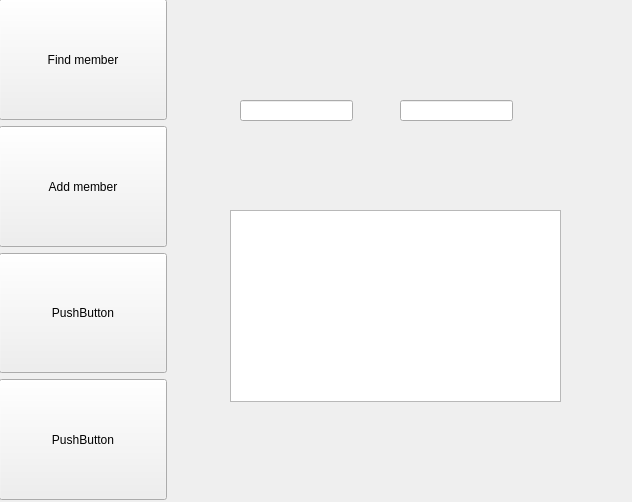
<?xml version="1.0" encoding="UTF-8"?>
<ui version="4.0">
 <class>MainWindow</class>
 <widget class="QMainWindow" name="MainWindow">
  <property name="geometry">
   <rect>
    <x>0</x>
    <y>0</y>
    <width>632</width>
    <height>502</height>
   </rect>
  </property>
  <property name="windowTitle">
   <string>MainWindow</string>
  </property>
  <widget class="QWidget" name="centralwidget">
   <widget class="QWidget" name="gridLayoutWidget">
    <property name="geometry">
     <rect>
      <x>-1</x>
      <y>-1</y>
      <width>168</width>
      <height>501</height>
     </rect>
    </property>
    <layout class="QGridLayout" name="gridLayout">
     <item row="2" column="2">
      <widget class="QPushButton" name="pushButton_3">
       <property name="sizePolicy">
        <sizepolicy hsizetype="Minimum" vsizetype="Preferred">
         <horstretch>0</horstretch>
         <verstretch>0</verstretch>
        </sizepolicy>
       </property>
       <property name="text">
        <string>PushButton</string>
       </property>
      </widget>
     </item>
     <item row="3" column="2">
      <widget class="QPushButton" name="pushButton_2">
       <property name="sizePolicy">
        <sizepolicy hsizetype="Minimum" vsizetype="Preferred">
         <horstretch>0</horstretch>
         <verstretch>0</verstretch>
        </sizepolicy>
       </property>
       <property name="text">
        <string>PushButton</string>
       </property>
      </widget>
     </item>
     <item row="0" column="2">
      <widget class="QPushButton" name="pushButton_findMember">
       <property name="enabled">
        <bool>true</bool>
       </property>
       <property name="sizePolicy">
        <sizepolicy hsizetype="Minimum" vsizetype="Preferred">
         <horstretch>0</horstretch>
         <verstretch>0</verstretch>
        </sizepolicy>
       </property>
       <property name="text">
        <string>Find member</string>
       </property>
      </widget>
     </item>
     <item row="1" column="2">
      <widget class="QPushButton" name="pushButton_addMember">
       <property name="sizePolicy">
        <sizepolicy hsizetype="Minimum" vsizetype="Preferred">
         <horstretch>0</horstretch>
         <verstretch>0</verstretch>
        </sizepolicy>
       </property>
       <property name="text">
        <string>Add member</string>
       </property>
      </widget>
     </item>
    </layout>
   </widget>
   <widget class="QLineEdit" name="lineEdit">
    <property name="geometry">
     <rect>
      <x>240</x>
      <y>100</y>
      <width>113</width>
      <height>21</height>
     </rect>
    </property>
   </widget>
   <widget class="QLineEdit" name="lineEdit_2">
    <property name="geometry">
     <rect>
      <x>400</x>
      <y>100</y>
      <width>113</width>
      <height>21</height>
     </rect>
    </property>
   </widget>
   <widget class="QTableView" name="tableView">
    <property name="geometry">
     <rect>
      <x>230</x>
      <y>210</y>
      <width>331</width>
      <height>192</height>
     </rect>
    </property>
   </widget>
  </widget>
 </widget>
 <resources/>
 <connections/>
</ui>
